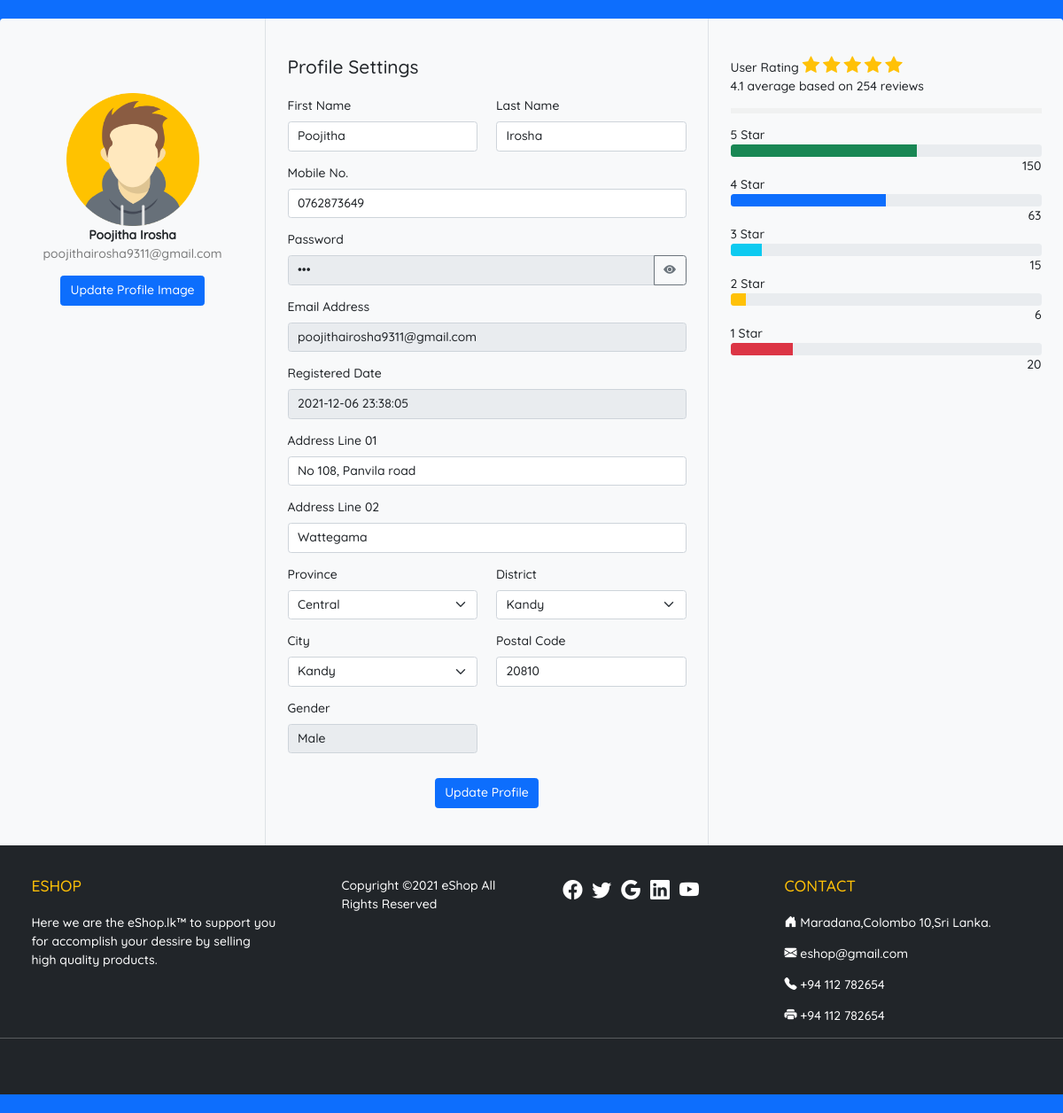
Page /userProfile.php (signed in) on the committed database.
### tables this page shows
CREATE TABLE `profile_img` (
  `code` varchar(100) NOT NULL,
  `user_email` varchar(100) DEFAULT NULL,
  PRIMARY KEY (`code`),
  KEY `FK_profile_img_user` (`user_email`),
  CONSTRAINT `FK_profile_img_user` FOREIGN KEY (`user_email`) REFERENCES `user` (`email`)
);

CREATE TABLE `user_has_address` (
  `id` int NOT NULL AUTO_INCREMENT,
  `line1` text NOT NULL,
  `line2` text NOT NULL,
  `city_id` int NOT NULL,
  `user_email` varchar(100) NOT NULL,
  PRIMARY KEY (`id`),
  KEY `FK_user_has_address_city` (`city_id`),
  KEY `FK_user_has_address_user` (`user_email`),
  CONSTRAINT `FK_user_has_address_city` FOREIGN KEY (`city_id`) REFERENCES `city` (`id`),
  CONSTRAINT `FK_user_has_address_user` FOREIGN KEY (`user_email`) REFERENCES `user` (`email`)
);

CREATE TABLE `province` (
  `id` int NOT NULL AUTO_INCREMENT,
  `name` varchar(50) NOT NULL,
  PRIMARY KEY (`id`)
);

CREATE TABLE `district` (
  `id` int NOT NULL AUTO_INCREMENT,
  `name` varchar(50) NOT NULL,
  `province_id` int NOT NULL,
  PRIMARY KEY (`id`),
  KEY `FK_district_province` (`province_id`),
  CONSTRAINT `FK_district_province` FOREIGN KEY (`province_id`) REFERENCES `province` (`id`)
);

CREATE TABLE `city` (
  `id` int NOT NULL AUTO_INCREMENT,
  `name` varchar(50) NOT NULL,
  `postal_code` varchar(5) DEFAULT NULL,
  `district_id` int NOT NULL,
  PRIMARY KEY (`id`),
  KEY `FK_city_district` (`district_id`),
  CONSTRAINT `FK_city_district` FOREIGN KEY (`district_id`) REFERENCES `district` (`id`)
);

CREATE TABLE `gender` (
  `id` int NOT NULL AUTO_INCREMENT,
  `name` varchar(10) DEFAULT NULL,
  PRIMARY KEY (`id`)
);

### connection.php (called while the page is built, shortened)
<?php
class Database
{
    public static $connection;
    public static function setUpConnection()
    {
        if (!isset(Database::$connection)) {
            Database::$connection = new mysqli("127.0.0.1", "root", "Poojitha@2006", "eshop", "3306");
        }
    }
    public static function search($q)
    {
        $resultset = Database::$connection->query($q);
        return $resultset;
    }
}

### userProfile.php (the view, shortened to what this page needs)
<?php
require "connection.php";
if (isset($_SESSION["u"])) {
?>
    <!DOCTYPE html>
    <html>
    <head>
        <link rel="stylesheet" href="bootstrap.css" />
        <link rel="stylesheet" href="style.css" />
        <link rel="stylesheet" href="https://cdn.jsdelivr.net/npm/bootstrap-icons@1.7.2/font/bootstrap-icons.css">
        <link rel="stylesheet" href="https://cdn.jsdelivr.net/npm/bootstrap@5.0.0-alpha1/dist/css/bootstrap.min.css" />
        <link rel="stylesheet" href="https://cdnjs.cloudflare.com/ajax/libs/font-awesome/4.7.0/css/font-awesome.min.css">
    </head>
    <body class="bg-primary">
        <div class="container-fluid bg-light rounded mt-4 mb-4">
            <div class="row">
                <div class="col-md-3 border-end">
                    <div class="d-flex flex-column align-items-center text-center p-3 py-5">
                        <?php
                        $profileImg = Database::search("SELECT * FROM profile_img WHERE `user_email`='" . $_SESSION["u"]["email"] . "'");
                        $pn = $profileImg->num_rows;
                        if ($pn == 1) {
                            $p = $profileImg->fetch_assoc();
                        ?>
                            <img id="prev0" class="rounded mt-5" style="width: 150px;" src="<?php echo $p["code"]; ?>" />
                        <?php
                        } else {
                        ?>
                            <img id="prev0" class="rounded mt-5" style="width: 150px;" src="resources/profiles/profile_img_02.jpg" />
                        <?php
                        }
                        ?>
                        <span class="fw-bold"><?php echo $_SESSION["u"]["fname"] . " " . $_SESSION["u"]["lname"]; ?></span>
                        <span class="text-black-50"><?php echo $_SESSION["u"]["email"]; ?></span>
                        <label class="btn btn-primary mt-3" for="profileimg" onclick="changeImage();">Update Profile Image</label>
                    </div>
                </div>
                <div class="col-md-5 border-end">
                    <div class="p-3 py-5">
                        <div class="d-flex justify-content-between align-items-center mb-3">
                            <h4>Profile Settings</h4>
                        </div>
                        <div class="row mt-2">
                            <div class="col-md-6">
                                <label class="form-label">First Name</label>
                                <input id="fname" type="text" class="form-control" placeholder="First Name" value="<?php echo $_SESSION["u"]["fname"]; ?>" />
                            </div>
                            <div class="col-md-6">
                                <label class="form-label">Last Name</label>
                                <input id="lname" type="text" class="form-control" placeholder="Last Name" value="<?php echo $_SESSION["u"]["lname"]; ?>" />
                            </div>
                        </div>
                        <div class="row mt-3">
                            <div class="col-md-12 mb-3">
                                <label class="form-label">Mobile No.</label>
                                <input id="mobile" type="text" class="form-control" placeholder=" Enter your mobile number" value="<?php echo $_SESSION["u"]["mobile"]; ?>" />
                            </div>
                            <div class="col-md-12 mb-3">
                                <label class="form-label">Password</label>
                                <div class="input-group">
                                    <input readonly type="password" class="form-control" placeholder="Enter your password" value="<?php echo $_SESSION["u"]["password"]; ?>" />
                                    <button class="btn btn-outline-secondary" type="button"><i class="bi bi-eye-fill"></i></button>
                                </div>
                            </div>
                            <div class="col-md-12 mb-3">
                                <label class="form-label">Email Address</label>
                                <input readonly type="email" class="form-control" placeholder="Enter your email address" value="<?php echo $_SESSION["u"]["email"]; ?>" />
                            </div>
                            <div class="col-md-12 mb-3">
                                <label class="form-label">Registered Date</label>
                                <input readonly type="text" class="form-control" placeholder="Enter your registered date" value="<?php echo $_SESSION["u"]["register_date"]; ?>" />
                            </div>
                            <?php
                            $usermail = $_SESSION["u"]["email"];
                            $address = Database::search("SELECT * FROM `user_has_address` WHERE `user_email`='" . $usermail . "'");
                            $n = $address->num_rows;
                            if ($n > 0) {
                                $d = $address->fetch_assoc();
                                $city = Database::search("SELECT * FROM city WHERE `id`='" . $d["city_id"] . "'");
                                $cf = $city->fetch_assoc();
                                $district = Database::search("SELECT * FROM district WHERE `id`='" . $cf["district_id"] . "'");
                                $df = $district->fetch_assoc();
                                $province = Database::search("SELECT * FROM province WHERE `id`='" . $df["province_id"] . "'");
                                $pf = $province->fetch_assoc();
                            ?>
                                <div class="col-md-12 mb-3">
                                    <label class="form-label">Address Line 01</label>
                                    <input id="addline1" type="text" class="form-control" placeholder="Address line 01" value="<?php echo $d["line1"]; ?>" />
                                </div>
                                <div class="col-md-12 mb-3">
                                    <label class="form-label">Address Line 02</label>
                                    <input id="addline2" type="text" class="form-control" placeholder="Address line 02" value="<?php echo $d["line2"]; ?>" />
                                </div>
                                <div class="col-md-6 mb-3">
                                    <label class="form-label">Province</label>
                                    <select class="form-select">
                                        <option value="<?php echo $pf["id"]; ?>"><?php echo $pf["name"]; ?></option>
                                    </select>
                                </div>
                                <div class="col-md-6 mb-3">
                                    <label class="form-label">District</label>
                                    <select class="form-select">
                                        <option value="<?php echo $df["id"]; ?>"><?php echo $df["name"]; ?></option>
                                    </select>
                                </div>
                                <div class="col-md-6 mb-3">
                                    <label class="form-label">City</label>
                                    <select id="usercity" class="form-select">
                                        <option value="<?php echo $cf["id"]; ?>"><?php echo $cf["name"]; ?></option>
                                    </select>
                                </div>
                                <div class="col-md-6 mb-3">
                                    <label class="form-label">Postal Code</label>
                                    <input type="text" class="form-control" placeholder="Postal code" value="<?php echo $cf["postal_code"]; ?>" />
                                </div>
                            <?php
                            }
                            ?>
                            <?php
                            $gender = Database::search("SELECT * FROM `gender` WHERE `id`='" . $_SESSION["u"]["gender"] . "'");
                            $gf = $gender->fetch_assoc();
                            ?>
                            <div class="col-md-6 mb-3">
                                <label class="form-label">Gender</label>
                                <input type="text" class="form-control" placeholder="gender" readonly value="<?php echo $gf["name"]; ?>">
                            </div>
                            <div class="mt-3 text-center">
                                <button onclick="showConfirmModal();" class="btn btn-primary">Update Profile</button>
                            </div>
                        </div>
                    </div>
                </div>
                <div class="col-md-4">
                    <div class="p-3 py-5">
                        <div class="col-md-12">
                            <span class="header">User Rating</span>
                            <span class="fa fa-star fs-4 text-warning"></span>
                            <span class="fa fa-star fs-4 text-warning"></span>
                            <span class="fa fa-star fs-4 text-warning"></span>
                            <span class="fa fa-star fs-4 text-warning"></span>
                            <span class="fa fa-star fs-4 text-warning"></span>
                            <p>4.1 average based on 254 reviews</p>
                            <hr class="hr-break-1" />
                        </div>
                        <div class="col-12">
                            <div class="row">
                                <div class="col-12 side ">
                                    <span>5 Star</span>
                                </div>
                                <div class="col-12">
                                    <div class="progress">
                                        <div class="progress-bar bg-success" role="progressbar" style="width: 60%;" aria-valuenow="25" aria-valuemin="0" aria-valuemax="100"></div>
                                    </div>
                                </div>
                                <div class="col-12 text-end">
                                    <span>150</span>
                                </div>
                                <div class="col-12 side ">
                                    <span>4 Star</span>
                                </div>
                                <div class="col-12">
                                    <div class="progress">
                                        <div class="progress-bar bg-primary" role="progressbar" style="width: 50%;" aria-valuenow="25" aria-valuemin="0" aria-valuemax="100"></div>
                                    </div>
                                </div>
                                <div class="col-12 text-end">
                                    <span>63</span>
                                </div>
                                <div class="col-12 side ">
                                    <span>3 Star</span>
                                </div>
                                <div class="col-12">
                                    <div class="progress">
                                        <div class="progress-bar bg-info" role="progressbar" style="width: 10%;" aria-valuenow="25" aria-valuemin="0" aria-valuemax="100"></div>
                                    </div>
                                </div>
                                <div class="col-12 text-end">
                                    <span>15</span>
                                </div>
                                <div class="col-12 side ">
                                    <span>2 Star</span>
                                </div>
                                <div class="col-12">
                                    <div class="progress">
                                        <div class="progress-bar bg-warning" role="progressbar" style="width: 5%;" aria-valuenow="25" aria-valuemin="0" aria-valuemax="100"></div>
                                    </div>
                                </div>
                                <div class="col-12 text-end">
                                    <span>6</span>
                                </div>
                                <div class="col-12 side ">
                                    <span>1 Star</span>
                                </div>
                                <div class="col-12">
                                    <div class="progress">
                                        <div class="progress-bar bg-danger" role="progressbar" style="width: 20%;" aria-valuenow="25" aria-valuemin="0" aria-valuemax="100"></div>
                                    </div>
                                </div>
                                <div class="col-12 text-end">
                                    <span>20</span>
                                </div>
                            </div>
                        </div>
                    </div>
                </div>
                <?php
                require "footer.php";
                ?>
            </div>
        </div>
    </body>
    </html>
<?php
}
?>

### style.css (style rules this page uses)
* { font-family: "Quicksand"; font-size: 14px; }
.hr-break-1 { border-style: solid; border-color: rgb(218, 218, 218); border-width: 3px; margin-top: 10px; }
.side { float: left; }

### rows in the picture
profile_img: code (picture)
user_has_address: line1 "No 108, Panvila road", line2 "Wattegama"
province: name "Central"
district: name "Kandy"
city: name "Kandy", postal_code "20810"
gender: name "Male"

### other values in the picture
$_SESSION["u"]["fname"] "Poojitha"
$_SESSION["u"]["lname"] "Irosha"
$_SESSION["u"]["email"] "poojithairosha9311@gmail.com"
